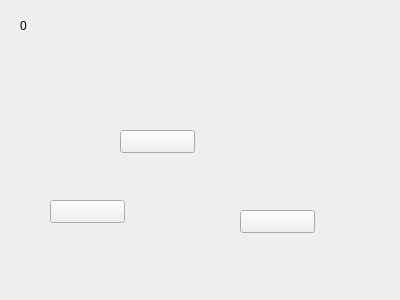
<?xml version="1.0" encoding="UTF-8"?>
<ui version="4.0">
 <class>Map_1</class>
 <widget class="QWidget" name="Map_1">
  <property name="geometry">
   <rect>
    <x>0</x>
    <y>0</y>
    <width>400</width>
    <height>300</height>
   </rect>
  </property>
  <property name="windowTitle">
   <string>Map_1</string>
  </property>
  <widget class="QPushButton" name="left">
   <property name="geometry">
    <rect>
     <x>50</x>
     <y>200</y>
     <width>75</width>
     <height>23</height>
    </rect>
   </property>
   <property name="text">
    <string/>
   </property>
  </widget>
  <widget class="QPushButton" name="right">
   <property name="geometry">
    <rect>
     <x>240</x>
     <y>210</y>
     <width>75</width>
     <height>23</height>
    </rect>
   </property>
   <property name="text">
    <string/>
   </property>
  </widget>
  <widget class="QPushButton" name="st">
   <property name="geometry">
    <rect>
     <x>120</x>
     <y>130</y>
     <width>75</width>
     <height>23</height>
    </rect>
   </property>
   <property name="text">
    <string/>
   </property>
  </widget>
  <widget class="QLabel" name="score">
   <property name="geometry">
    <rect>
     <x>20</x>
     <y>20</y>
     <width>54</width>
     <height>12</height>
    </rect>
   </property>
   <property name="text">
    <string>0</string>
   </property>
  </widget>
 </widget>
 <layoutdefault spacing="6" margin="11"/>
 <resources/>
 <connections/>
</ui>
